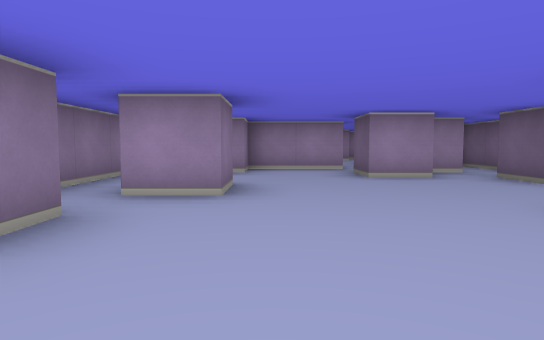
view 1 (above)

23 first-person views from a walk through a cub3D maze. The camera is about half as high as the walls, tilts 4° down and sees 75° across. The floor is counted in squares. Each view is taken from the middle of a square. On the plan, view 1 faces up. The plan holds only what a view shows up to about 9 squares ahead; the rest is blank.

view 2
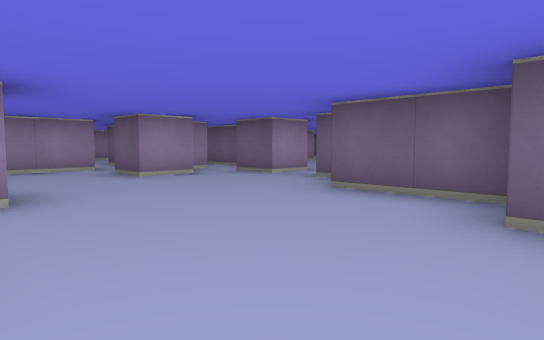

view 3
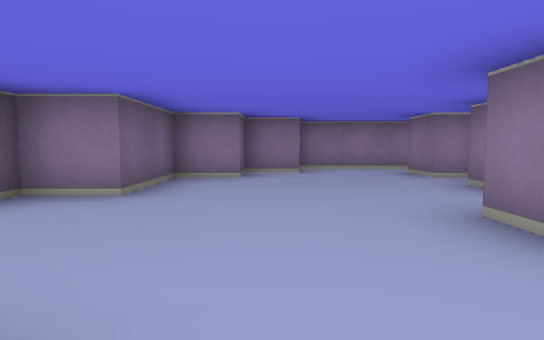

view 4
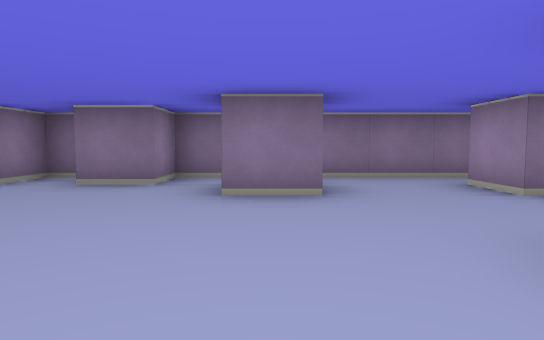

view 5
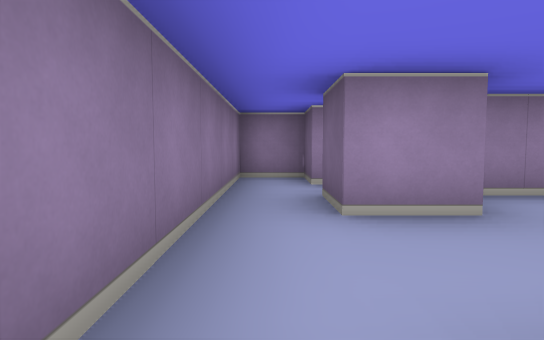

view 6
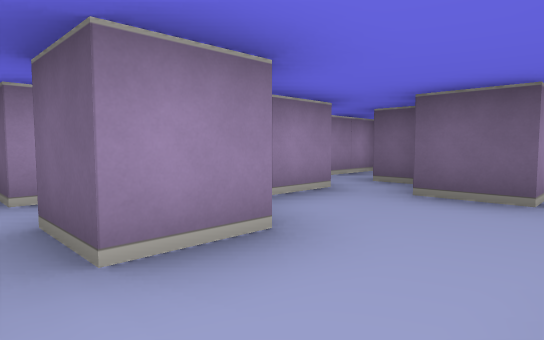

view 7
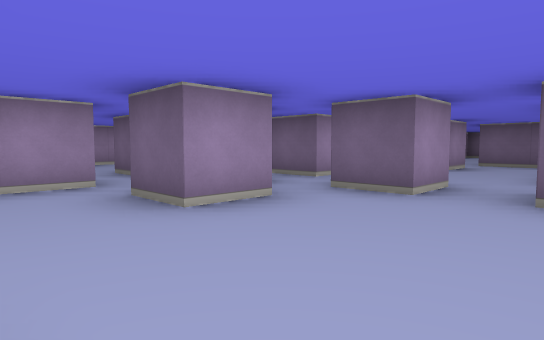

view 8
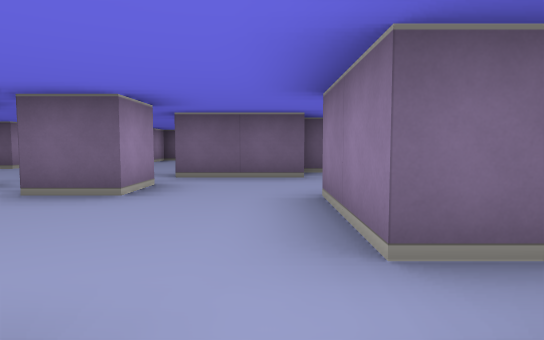

view 9
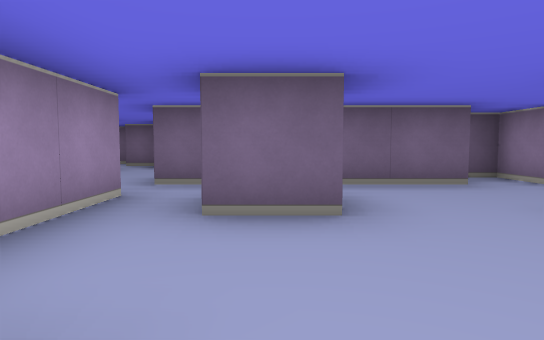

view 10
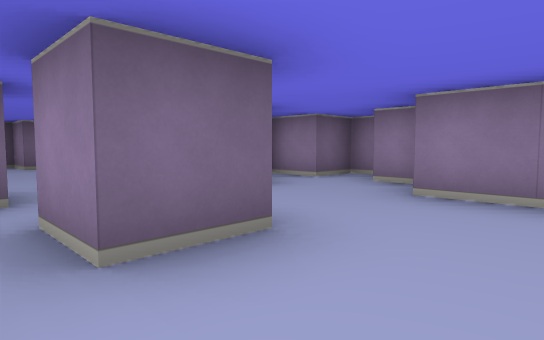

view 11
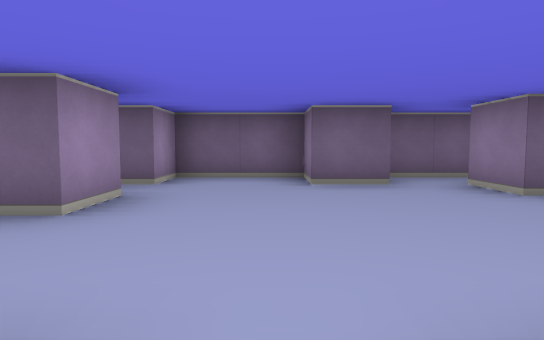

view 12
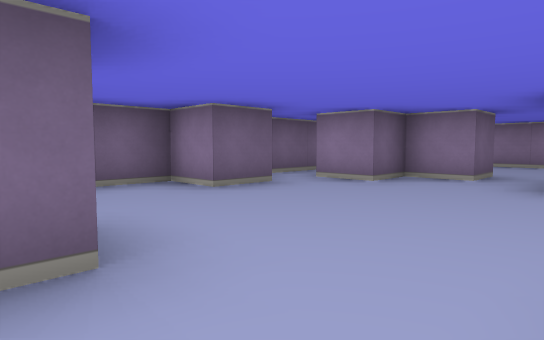

view 13
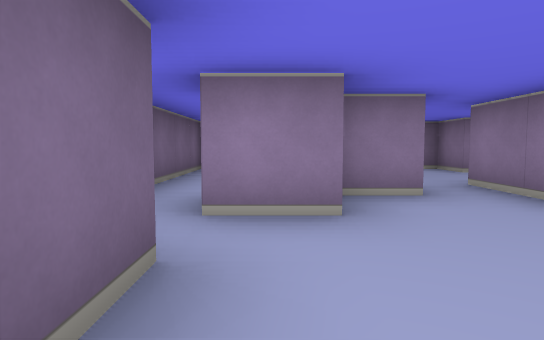

view 14
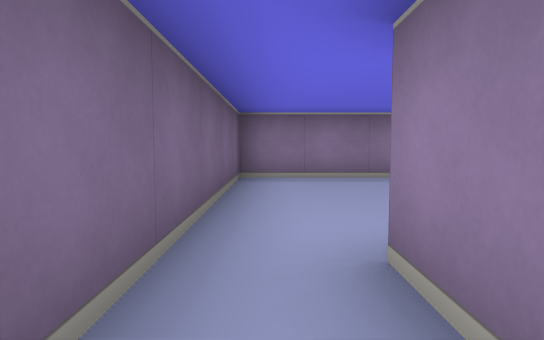

view 15
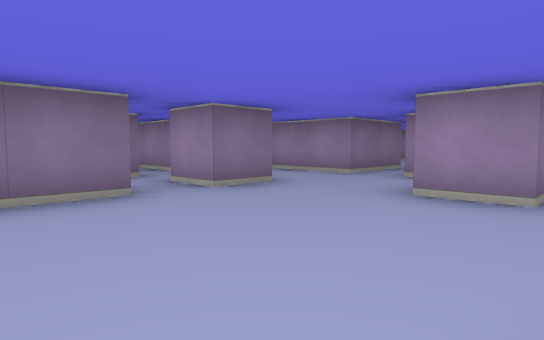

view 16
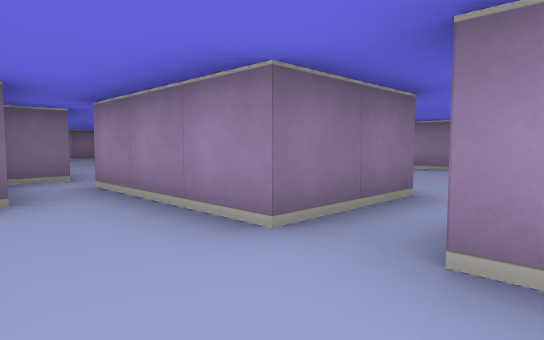

view 17
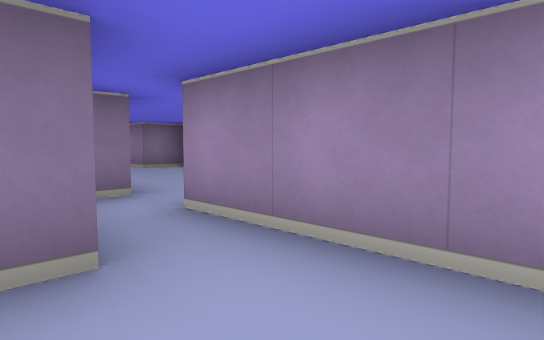

view 18
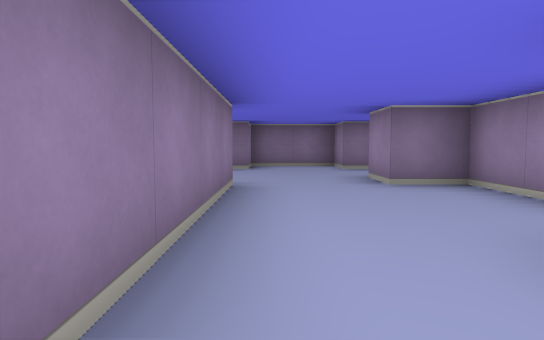

view 19
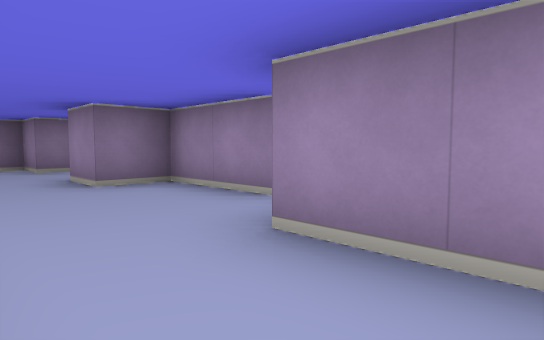

view 20
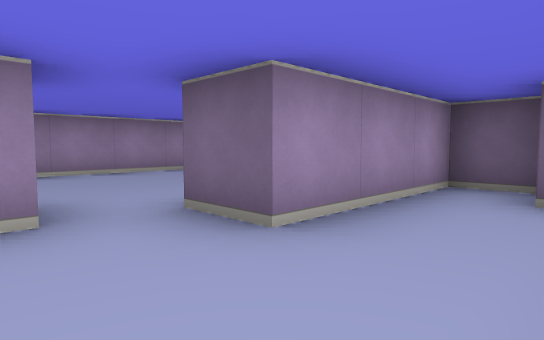

view 21
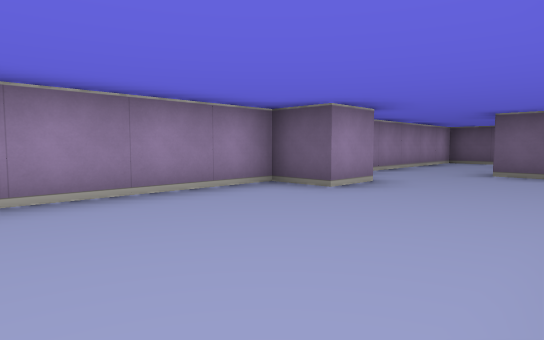

view 22
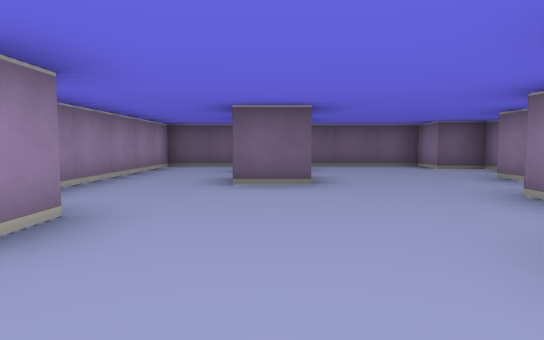

view 23
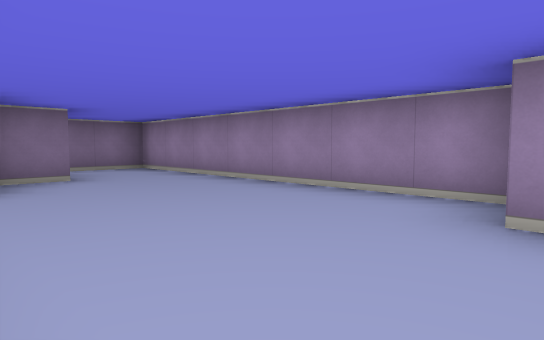

### Floor plan
Key: @ floor where view 1 was taken; # wall or solid block; . floor.
Columns run from 3 left of view 1 to 16 right of it. Each row starts with its distance up from view 1.
 17     ################
 16     #.......#......#
 15     #..............#
 14       #........#   #
 13       ##...........#
 12   #.## ..###.......#
 11  # ........###.....#
 10 ##.........###.#..##
  9 ###...####.......###
  8 #.###...####....####
  7 #.##..#.#....#.....#
  6 #....##....#.......#
  5 #......#.....#....##
  4 #.#..........#.....#
  3 #......#.##..##..#.#
  2 ##....##  ##.##.##.#
  1 #.....#    ###.....#
  0 ##.@.##       .....#
 -1  ...##       #.....#
 -2  ####        #######

Positions as (right, up) in squares from view 1, and headings:
1: (0, 0), facing up
2: (-1, 0), facing up-right
3: (1, 6), facing down
4: (3, 4), facing left
5: (-2, 4), facing up
6: (-2, 5), facing up-right
7: (0, 3), facing up-right
8: (4, 4), facing right
9: (5, 6), facing right
10: (6, 7), facing down-right
11: (10, 6), facing right
12: (11, 8), facing down-right
13: (14, 6), facing down
14: (15, 4), facing down
15: (14, 4), facing up-left
16: (12, 8), facing up-left
17: (10, 8), facing up-left
18: (7, 10), facing left
19: (7, 10), facing up-left
20: (4, 10), facing up-right
21: (5, 13), facing up-right
22: (7, 14), facing right
23: (9, 13), facing up-left
